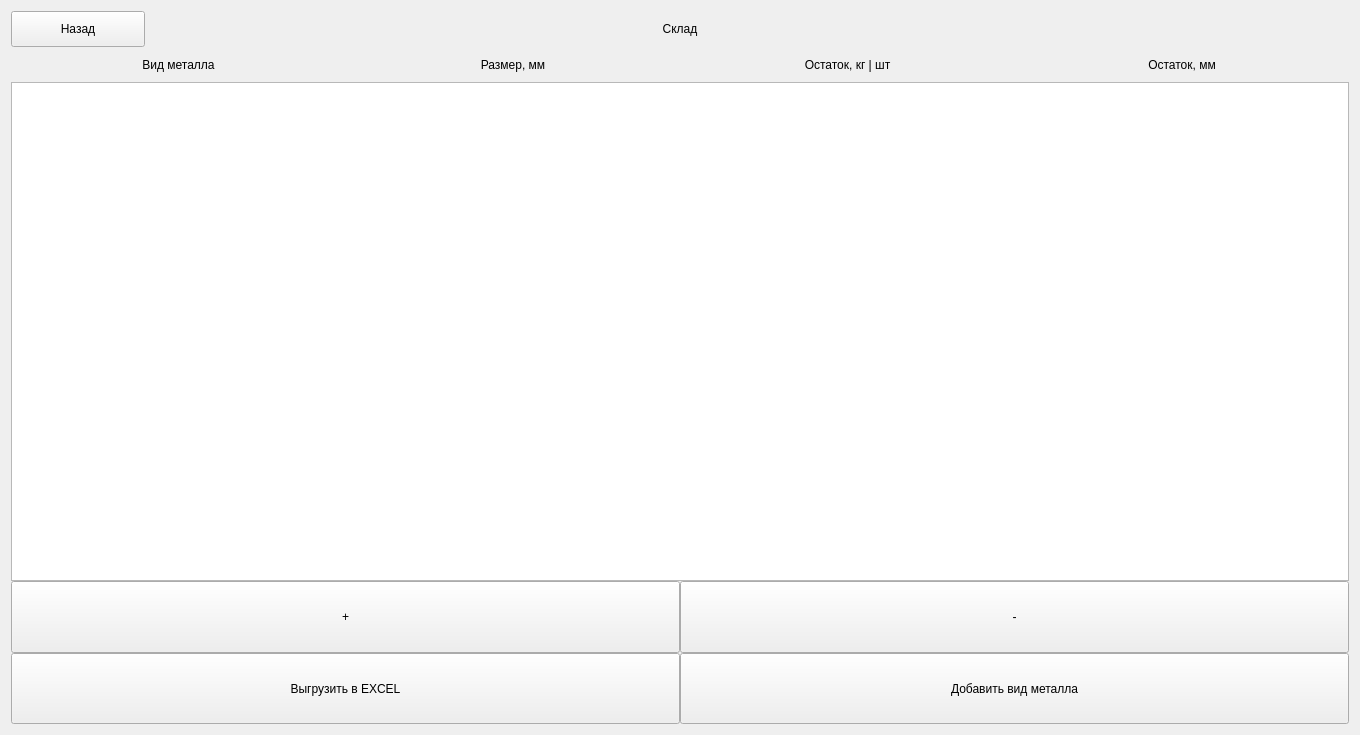
<?xml version="1.0" encoding="UTF-8"?>
<ui version="4.0">
 <class>storage_frame</class>
 <widget class="QFrame" name="storage_frame">
  <property name="geometry">
   <rect>
    <x>0</x>
    <y>0</y>
    <width>1360</width>
    <height>735</height>
   </rect>
  </property>
  <property name="windowTitle">
   <string>Frame</string>
  </property>
  <layout class="QVBoxLayout" name="verticalLayout">
   <property name="spacing">
    <number>0</number>
   </property>
   <item>
    <layout class="QVBoxLayout" name="frame_layout" stretch="1,1,14,2,2">
     <property name="spacing">
      <number>0</number>
     </property>
     <property name="topMargin">
      <number>0</number>
     </property>
     <property name="bottomMargin">
      <number>0</number>
     </property>
     <item>
      <layout class="QHBoxLayout" name="back_and_name_layout" stretch="1,1,6,2">
       <property name="spacing">
        <number>0</number>
       </property>
       <item>
        <widget class="QPushButton" name="back_button">
         <property name="sizePolicy">
          <sizepolicy hsizetype="Minimum" vsizetype="Preferred">
           <horstretch>0</horstretch>
           <verstretch>0</verstretch>
          </sizepolicy>
         </property>
         <property name="text">
          <string>Назад</string>
         </property>
        </widget>
       </item>
       <item>
        <spacer name="horizontalSpacer">
         <property name="orientation">
          <enum>Qt::Horizontal</enum>
         </property>
         <property name="sizeHint" stdset="0">
          <size>
           <width>40</width>
           <height>20</height>
          </size>
         </property>
        </spacer>
       </item>
       <item>
        <widget class="QLabel" name="frame_name_label">
         <property name="text">
          <string>Склад</string>
         </property>
         <property name="alignment">
          <set>Qt::AlignCenter</set>
         </property>
        </widget>
       </item>
       <item>
        <spacer name="horizontalSpacer_2">
         <property name="orientation">
          <enum>Qt::Horizontal</enum>
         </property>
         <property name="sizeHint" stdset="0">
          <size>
           <width>40</width>
           <height>20</height>
          </size>
         </property>
        </spacer>
       </item>
      </layout>
     </item>
     <item>
      <layout class="QHBoxLayout" name="labels_layout" stretch="2,2,2,2">
       <property name="spacing">
        <number>0</number>
       </property>
       <item>
        <widget class="QLabel" name="type_metall_label_2">
         <property name="text">
          <string>Вид металла</string>
         </property>
         <property name="alignment">
          <set>Qt::AlignCenter</set>
         </property>
        </widget>
       </item>
       <item>
        <widget class="QLabel" name="size_mm_label">
         <property name="text">
          <string>Размер, мм</string>
         </property>
         <property name="alignment">
          <set>Qt::AlignCenter</set>
         </property>
        </widget>
       </item>
       <item>
        <widget class="QLabel" name="balance_kg_label">
         <property name="text">
          <string>Остаток, кг | шт</string>
         </property>
         <property name="alignment">
          <set>Qt::AlignCenter</set>
         </property>
        </widget>
       </item>
       <item>
        <widget class="QLabel" name="balance_mm_label">
         <property name="text">
          <string>Остаток, мм</string>
         </property>
         <property name="alignment">
          <set>Qt::AlignCenter</set>
         </property>
        </widget>
       </item>
      </layout>
     </item>
     <item>
      <widget class="QTableView" name="storage_db_table"/>
     </item>
     <item>
      <layout class="QHBoxLayout" name="buttons_layout" stretch="1,1">
       <property name="spacing">
        <number>0</number>
       </property>
       <item>
        <widget class="QPushButton" name="in_storage_button">
         <property name="sizePolicy">
          <sizepolicy hsizetype="Minimum" vsizetype="Preferred">
           <horstretch>0</horstretch>
           <verstretch>0</verstretch>
          </sizepolicy>
         </property>
         <property name="text">
          <string>+</string>
         </property>
        </widget>
       </item>
       <item>
        <widget class="QPushButton" name="out_storage_button">
         <property name="sizePolicy">
          <sizepolicy hsizetype="Minimum" vsizetype="Preferred">
           <horstretch>0</horstretch>
           <verstretch>0</verstretch>
          </sizepolicy>
         </property>
         <property name="text">
          <string>-</string>
         </property>
        </widget>
       </item>
      </layout>
     </item>
     <item>
      <layout class="QHBoxLayout" name="pdf_layout" stretch="5,5">
       <property name="spacing">
        <number>0</number>
       </property>
       <item>
        <widget class="QPushButton" name="unload_storage_excel_button">
         <property name="sizePolicy">
          <sizepolicy hsizetype="Minimum" vsizetype="Preferred">
           <horstretch>0</horstretch>
           <verstretch>0</verstretch>
          </sizepolicy>
         </property>
         <property name="minimumSize">
          <size>
           <width>75</width>
           <height>0</height>
          </size>
         </property>
         <property name="maximumSize">
          <size>
           <width>16777215</width>
           <height>100</height>
          </size>
         </property>
         <property name="text">
          <string>Выгрузить в EXCEL</string>
         </property>
        </widget>
       </item>
       <item>
        <widget class="QPushButton" name="add_type_metal_button">
         <property name="sizePolicy">
          <sizepolicy hsizetype="Minimum" vsizetype="Preferred">
           <horstretch>0</horstretch>
           <verstretch>0</verstretch>
          </sizepolicy>
         </property>
         <property name="text">
          <string>Добавить вид металла</string>
         </property>
        </widget>
       </item>
      </layout>
     </item>
    </layout>
   </item>
  </layout>
 </widget>
 <resources/>
 <connections/>
</ui>
